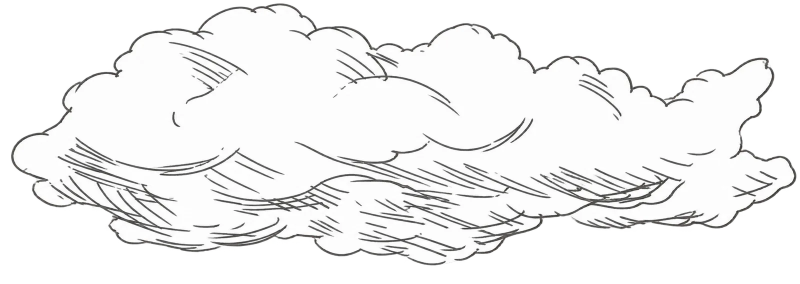
#> input picture src/cover/assets/cloud-original.webp, 1600 x 567 px (shown at 1/2 size); its folder holds 4 pictures in this run
$ python cloud-layout.py
#> lines starting #> are read from the running program, lines starting #| are printed output that depends on the picture
"""구름 덮기 배치 찾기 — 그림의 실제 알파로 여러 화면비에서 빈틈을 재며 자리 · 크기 · 돌리기를 고른다.

손으로 맞추면 가로로 얇은 구름 띠 사이에 빈틈이 남는다. 이 도구는 iPad 가로 · 세로 · 폰 가로 · 세로 ·
데스크톱 · 넓은 데스크톱에서 「구름으로 안 덮인 화소」 가 0 이 되게 담금질(simulated annealing)로 찾고,
src/cover/cloudshape.ts 의 LAYOUT 에 붙일 줄을 찍는다. 기다림 흐름의 양 끝(옮겨 간 자리)에서도 잰다.

돌리는 법: python3 scripts/cloud-layout.py --count 16 --w-min 32 --w-max 58 --center-w-max 46 --iters 8000
          (Pillow · numpy 필요 · 하늘 결마다 값은 docs/DESIGN.md 의 표)
"""
import argparse
import math
import random
import sys
from pathlib import Path

import numpy as np
from PIL import Image

ROOT = Path(__file__).resolve().parent.parent
ASSETS = ROOT / "src" / "cover" / "assets"
ARTS = ["original", "wide", "billowy", "diagonal", "wispy", "curled"]
VIEWPORTS = [(768, 1024), (1024, 768), (390, 844), (844, 390), (1920, 1080), (2560, 1080), (1366, 1024)]
LONG = 160  # 잴 때 화면 긴 변(px) — 작게 줄여 빨리
COVER_ALPHA = 128  # 이 알파부터 덮였다고 본다
# 구름 크기(vmax) — 본보기처럼 중간 크기 구름이 겹겹이(화면만 한 구름 한 장으로 덮지 않게)
W_MIN, W_MAX, CENTER_W_MAX = 40, 72, 56  # main() 이 인자로 바꾼다

masks: dict[tuple[str, int, bool], Image.Image] = {}


def mask(art: str, rot: int, flip: bool) -> Image.Image:
    key = (art, rot, flip)
    if key not in masks:
        a = Image.open(ASSETS / f"cloud-{art}.webp").getchannel("A")
        a.thumbnail((400, 400))
        if flip:
            a = a.transpose(Image.FLIP_LEFT_RIGHT)
        # CSS rotate(+) 는 시계 방향 · PIL rotate(+) 는 반시계
        masks[key] = a.rotate(-rot, resample=Image.BILINEAR, expand=False)
    return masks[key]


def drift(order: int) -> tuple[float, float]:
    """cloudshape.ts 의 drift dx · dy(vmax) 와 같은 식"""
    dx = round((((order % 3) - 1) * 0.6) or 0.4, 1)
    dy = round(((order % 2) * 2 - 1) * 0.3, 1)
    return dx, dy


def gap(layout: list[dict], vw: int, vh: int, drifted: bool) -> float:
    k = LONG / max(vw, vh)
    W, H = max(1, round(vw * k)), max(1, round(vh * k))
    vmax = max(W, H) / 100
    canvas = np.zeros((H, W), dtype=np.uint8)
    for order, c in enumerate(layout):
        m = mask(c["art"], c["rot"], c["flip"])
        cw = c["w"] * vmax
        ch = cw * m.height / m.width
        if cw < 1 or ch < 1:
            continue
        cx = c["x"] / 100 * W
        cy = c["y"] / 100 * H
        if drifted:
            dx, dy = drift(order)
            cx += dx * vmax
            cy += dy * vmax
        x0, y0 = round(cx - cw / 2), round(cy - ch / 2)
        im = np.asarray(m.resize((max(1, round(cw)), max(1, round(ch))), Image.BILINEAR))
        sx0, sy0 = max(0, -x0), max(0, -y0)
        dx0, dy0 = max(0, x0), max(0, y0)
        w = min(im.shape[1] - sx0, W - dx0)
        h = min(im.shape[0] - sy0, H - dy0)
        if w <= 0 or h <= 0:
            continue
        region = canvas[dy0 : dy0 + h, dx0 : dx0 + w]
        np.maximum(region, im[sy0 : sy0 + h, sx0 : sx0 + w], out=region)
    return float((canvas < COVER_ALPHA).mean())


def repeat_penalty(layout: list[dict]) -> float:
    """같은 그림끼리는 멀리(30 % 넘게) 그리고 뒤집기 · 돌리기가 달라야 — cloudshape 단위 시험과 같은 규칙"""
    p = 0.0
    for i, a in enumerate(layout):
        for b in layout[i + 1 :]:
            if a["art"] != b["art"]:
                continue
            if math.hypot(a["x"] - b["x"], a["y"] - b["y"]) <= 30:
                p += 1
            if a["flip"] == b["flip"] and a["rot"] == b["rot"]:
                p += 1
    return p


def score(layout: list[dict]) -> tuple[float, float]:
    worst = 0.0
    total = 0.0
    for vw, vh in VIEWPORTS:
        for drifted in (False, True):
            g = gap(layout, vw, vh, drifted)
            worst = max(worst, g)
            total += g
    size = sum(c["w"] ** 2 for c in layout) / 100  # 큰 구름일수록 레이어 메모리가 넓이로 는다
    counts = {a: sum(1 for c in layout if c["art"] == a) for a in ARTS}
    lo = len(layout) // len(ARTS)
    uneven = sum(max(0, lo - n) + max(0, n - (lo + 1)) for n in counts.values())  # 그림마다 고루
    return total * 50 + worst * 400 + size * 0.006 + repeat_penalty(layout) * 5 + uneven * 5, worst


def start(n: int, rnd: random.Random) -> list[dict]:
    rows = 6
    out = []
    for i in range(n - 1):
        row = i * rows // (n - 1)
        out.append(
            {
                "art": ARTS[i % len(ARTS)],
                "x": rnd.uniform(0, 100),
                "y": (row + 0.5) * 100 / rows + rnd.uniform(-5, 5),
                "w": rnd.uniform(W_MIN + 10, W_MAX),
                "rot": rnd.randint(-3, 3),
                "flip": rnd.random() < 0.5,
                "center": False,
            }
        )
    out.append({"art": "billowy", "x": 50, "y": 52, "w": CENTER_W_MAX, "rot": -2, "flip": False, "center": True})
    return out


def tweak(layout: list[dict], rnd: random.Random, t: float) -> list[dict]:
    new = [dict(c) for c in layout]
    c = rnd.choice(new)
    what = rnd.random()
    if what < 0.35:
        c["x"] = min(110, max(-10, c["x"] + rnd.gauss(0, 12 * t + 1)))
        c["y"] = min(108, max(-8, c["y"] + rnd.gauss(0, 10 * t + 1)))
    elif what < 0.6:
        c["w"] = min(W_MAX, max(W_MIN, c["w"] + rnd.gauss(0, 10 * t + 1)))
    elif what < 0.75:
        c["rot"] = max(-5, min(5, c["rot"] + rnd.choice([-1, 1])))
    elif what < 0.85:
        c["flip"] = not c["flip"]
    elif not c["center"]:
        c["art"] = rnd.choice(ARTS)
    if c["center"]:
        c["x"] = min(56, max(44, c["x"]))
        c["y"] = min(58, max(44, c["y"]))
        c["w"] = min(CENTER_W_MAX, c["w"])
    return new


def main() -> None:
    global W_MIN, W_MAX, CENTER_W_MAX
    ap = argparse.ArgumentParser()
    ap.add_argument("--count", type=int, default=14)
    ap.add_argument("--w-min", type=float, default=W_MIN)
    ap.add_argument("--w-max", type=float, default=W_MAX)
    ap.add_argument("--center-w-max", type=float, default=CENTER_W_MAX)
    ap.add_argument("--iters", type=int, default=6000)
    ap.add_argument("--seed", type=int, default=7)
    args = ap.parse_args()
    W_MIN, W_MAX, CENTER_W_MAX = args.w_min, args.w_max, args.center_w_max
    iters = args.iters
    rnd = random.Random(args.seed)
    cur = start(args.count, rnd)
    cur_s, cur_w = score(cur)
#> in mask, `a = Image.open(ASSETS / f"cloud-{art}.webp").getchannel("A")`:
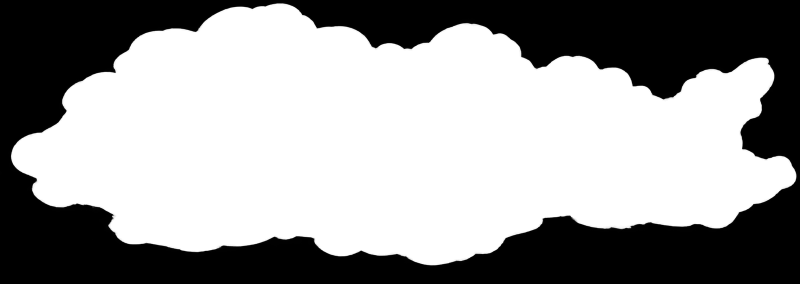
#> a: PIL image 1600x567 L (shown at 1/2 size); min 0, max 255, mean 154
#> in mask, `a.thumbnail((400, 400))`:
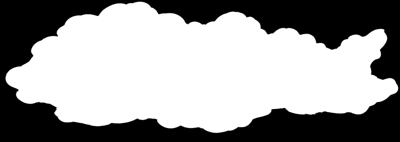
#> a: PIL image 400x142 L; min 0, max 255, mean 154
#> in mask, `return masks[key]`:
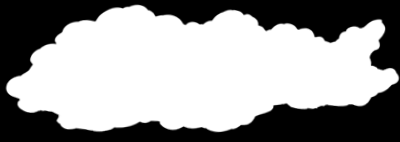
#> returned value: PIL image 400x142 L; min 0, max 255, mean 154
#> in gap, `im = np.asarray(m.resize((max(1, round(cw)), max(1, round(ch))), Image..`:
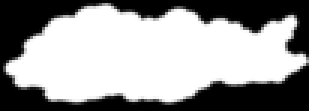
#> im: shape (37, 103) (shown 3 times larger); min 0, max 255, mean 154
#> in gap, `np.maximum(region, im[sy0 : sy0 + h, sx0 : sx0 + w], out=region)`:
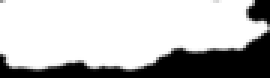
#> region: shape (26, 90) (shown 3 times larger); min 0, max 255, mean 186.4
    best, best_s, best_w = cur, cur_s, cur_w
    for i in range(iters):
        t = 1 - i / iters
        cand = tweak(cur, rnd, t)
        if repeat_penalty(cand) > repeat_penalty(cur):
            continue  # 같은 그림 규칙은 어기는 쪽으로 가지 않는다
        s, w = score(cand)
        if s < cur_s or rnd.random() < math.exp((cur_s - s) / max(1e-6, 0.4 * t)):
            cur, cur_s, cur_w = cand, s, w
            if s < best_s:
                best, best_s, best_w = cand, s, w
        if i % 500 == 0:
            print(f"# {i} best={best_s:.3f} worst-gap={best_w * 100:.3f}%", file=sys.stderr)
    # 겹침 차례: 위에서 아래로, 가운데 구름은 맨 뒤(맨 앞에 그림)
    rest = sorted((c for c in best if not c["center"]), key=lambda c: c["y"])
    rows = {round(c["y"] / 100 * 5) for c in rest}
    print(f"// 빈틈 최대 {best_w * 100:.3f}% (잴 때 긴 변 {LONG}px) · 띠 {len(rows)} · 같은 그림 규칙 어김 {repeat_penalty(best):.0f}")
    for c in rest + [c for c in best if c["center"]]:
        flip = ", flip: true" if c["flip"] else ""
        rot = f", rot: {c['rot']}" if c["rot"] else ""
        print(f'  {{ art: "{c["art"]}", x: {round(c["x"])}, y: {round(c["y"])}, w: {round(c["w"])}{flip}{rot} }},')


if __name__ == "__main__":
#> (the run stopped early here; a loop or call above may not have finished)
